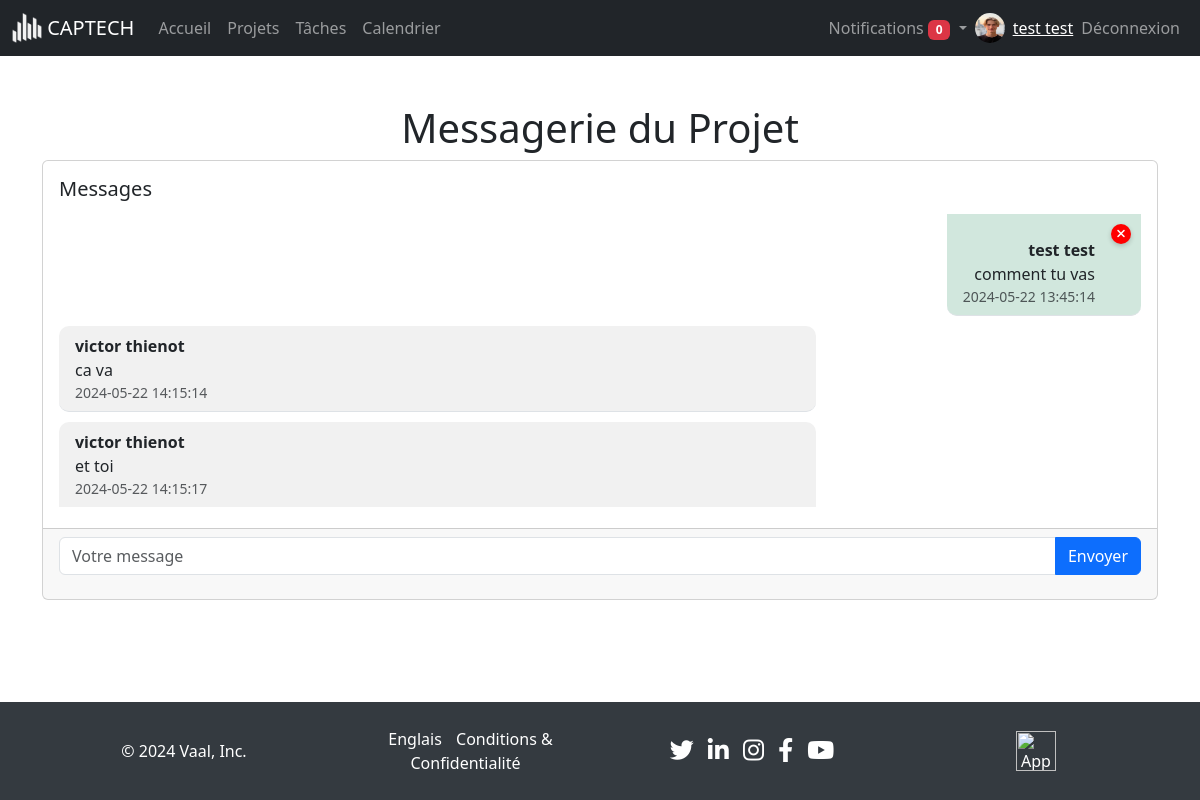
The page /views/messages/index.php?project_id=8 (signed in) on the database as committed earlier.
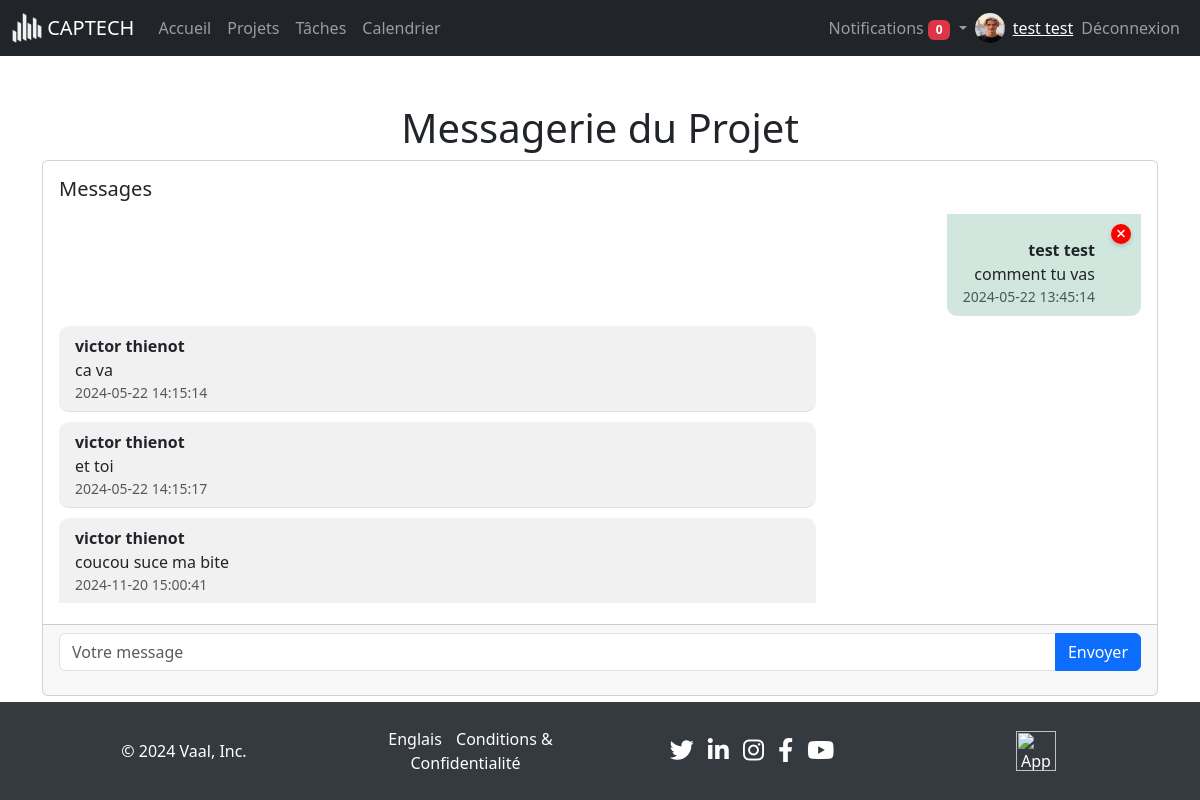
The same page on the database as committed later.
### tables this page shows
CREATE TABLE `messages` (
  `id` int(11) NOT NULL,
  `sender_id` int(11) DEFAULT NULL,
  `receiver_id` int(11) DEFAULT NULL,
  `project_id` int(11) DEFAULT NULL,
  `subject` varchar(255) DEFAULT NULL,
  `body` text DEFAULT NULL,
  `timestamp` timestamp NOT NULL DEFAULT current_timestamp(),
  `file_id` int(11) DEFAULT NULL
);

CREATE TABLE `users` (
  `id` int(11) NOT NULL,
  `profile` varchar(255) NOT NULL,
  `nom` varchar(50) NOT NULL,
  `prenom` varchar(255) NOT NULL,
  `email` varchar(100) NOT NULL,
  `password` varchar(255) NOT NULL,
  `role` enum('member','manager','admin') DEFAULT 'member',
  `activation` enum('oui','non') NOT NULL DEFAULT 'non'
);

### views/messages/index.php (the view, shortened to what this page needs)
<?php
include '../../includes/navbar.php';
$project_id = isset($_GET['project_id']) ? intval($_GET['project_id']) : null;
$user_id = $_SESSION['user_id'];
try {
    $stmt = $pdo->prepare("SELECT Messages.*, Users.nom, Users.prenom FROM Messages JOIN Users ON Messages.sender_id = Users.id WHERE Messages.project_id = ? ORDER BY Messages.timestamp ASC");
    $stmt->execute([$project_id]);
    $messages = $stmt->fetchAll();
} catch (Exception $e) {
    echo "Erreur : " . $e->getMessage();
    exit;
}
?>
<!DOCTYPE html>
<html lang="fr">
<head>
    <link href="https://cdn.jsdelivr.net/npm/bootstrap@5.3.3/dist/css/bootstrap.min.css" rel="stylesheet">
    <link href="https://cdnjs.cloudflare.com/ajax/libs/font-awesome/6.0.0-beta3/css/all.min.css" rel="stylesheet">
</head>
<body>
<div class="container mt-5">
    <h1 class="text-center">Messagerie du Projet</h1>
    <div class="card">
        <div class="card-body">
            <h5 class="card-title">Messages</h5>
            <div class="list-group list-group-flush messages-container" id="messages-container">
                <?php foreach ($messages as $msg): ?>
                    <div class="list-group-item message <?php echo ($msg['sender_id'] == $user_id) ? 'right' : 'left'; ?>">
                        <?php if ($msg['sender_id'] == $user_id): ?>
                            <form method="POST" action="" class="delete-form">
                                <button type="submit" class="delete-btn"><i class="fas fa-times"></i></button>
                            </form>
                        <?php endif; ?>
                        <div class="message-content">
                            <strong><?php echo htmlspecialchars($msg['prenom'] . ' ' . $msg['nom']); ?></strong><br>
                            <?php echo htmlspecialchars($msg['body']); ?><br>
                            <small class="text-muted"><?php echo $msg['timestamp']; ?></small>
                        </div>
                    </div>
                <?php endforeach; ?>
            </div>
        </div>
        <div class="card-footer">
            <form method="POST" action="">
                <div class="input-group">
                    <input type="text" class="form-control" name="message_body" placeholder="Votre message" required>
                    <button class="btn btn-primary" type="submit">Envoyer</button>
                </div>
            </form>
        </div>
    </div>
</div>
<?php include '../../includes/footer.php'; ?>
</body>
</html>

Rows that differ between the two databases and show on the page:
added messages: sender.nom "victor thienot", body "coucou suce ma bite", timestamp "2024-11-20 15:00:41"
